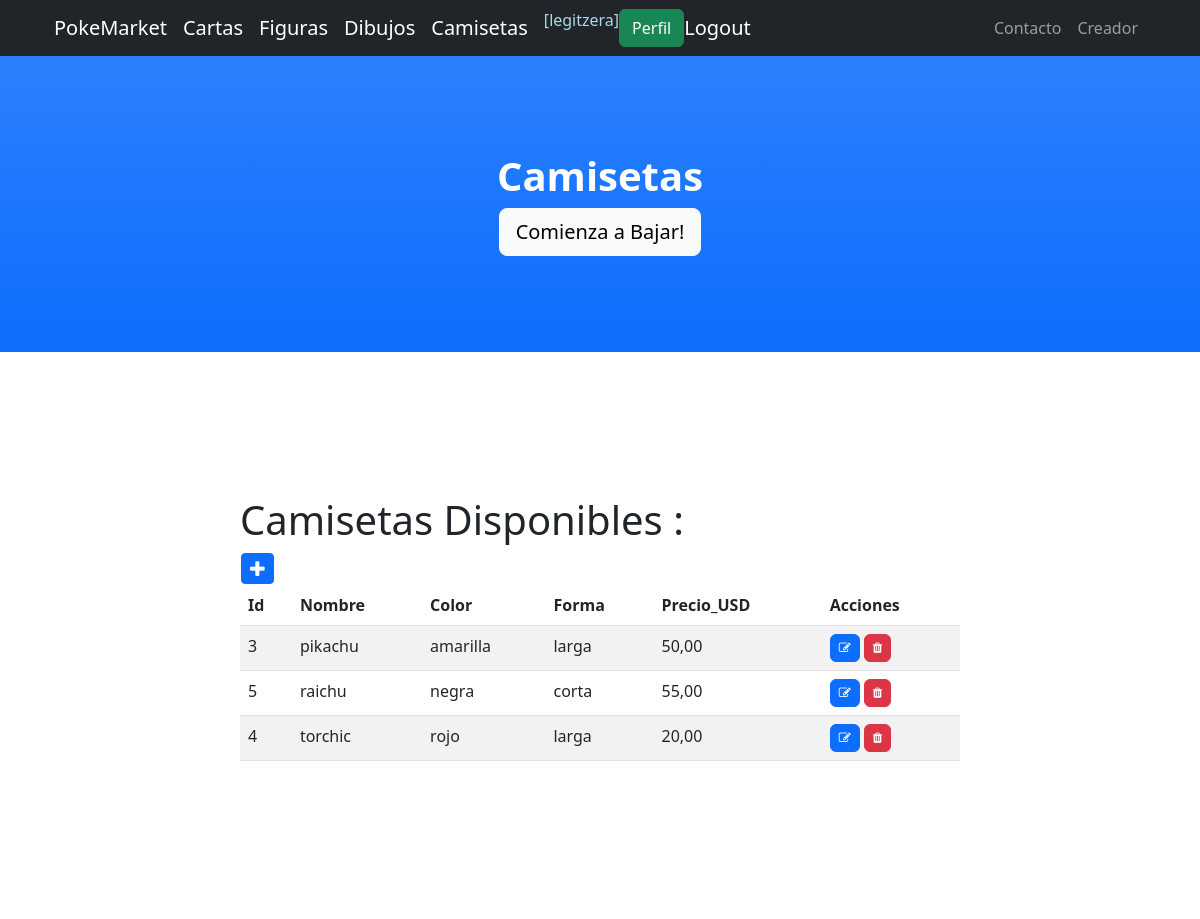
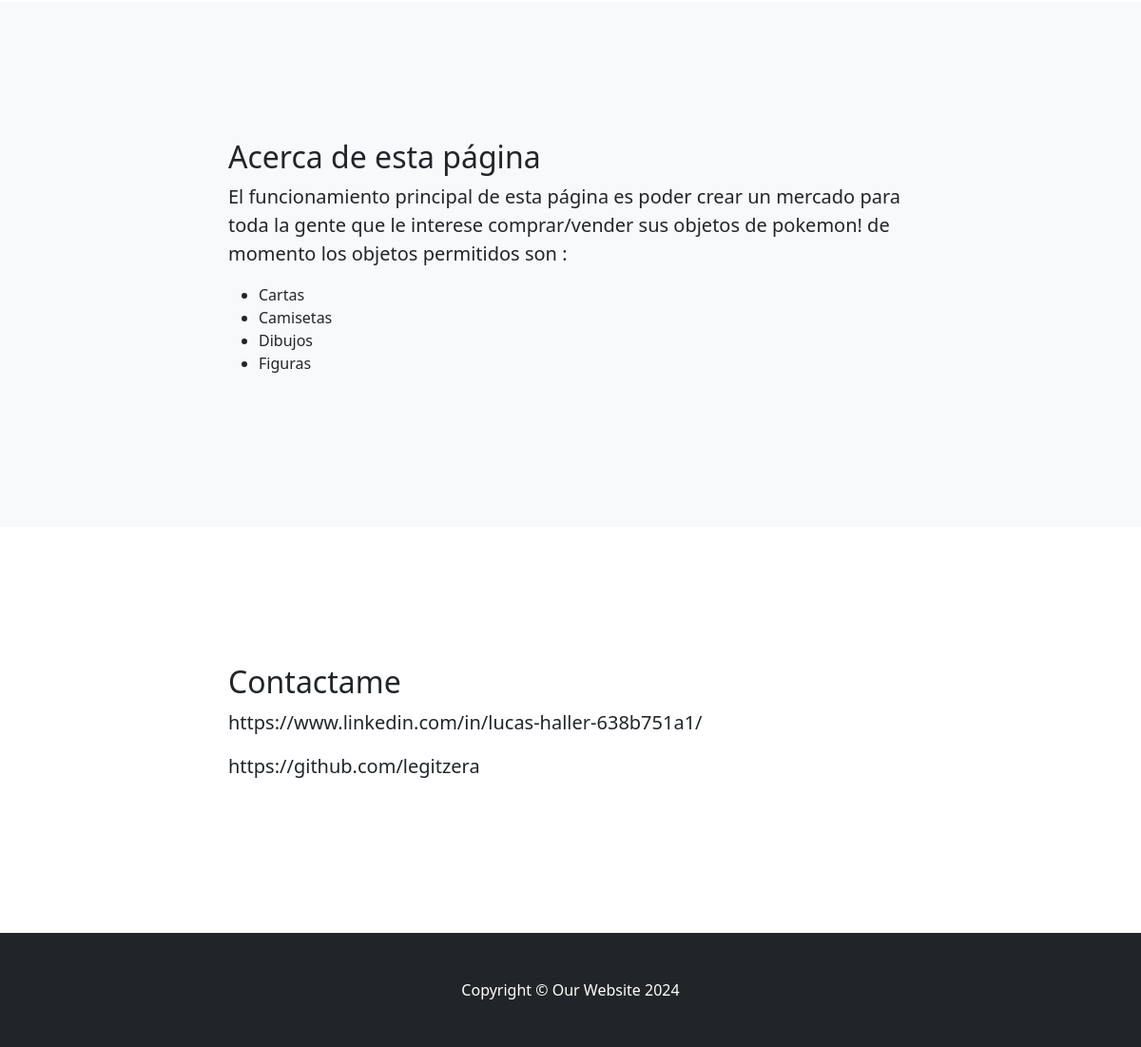
/camisetas/ (signed in), run on the app's committed database (2 pictures, top to bottom).
### miapp/models.py (models this page shows, shortened)
class Camiseta(models.Model):
    nombre = models.CharField(max_length=100)
    color = models.CharField(max_length=100)
    forma = models.CharField(max_length=100)
    precio_USD = models.DecimalField(max_digits=10, decimal_places=2, default=0)

### miapp/views.py (the view)
# urls.py: path('camisetas/', camisetas, name="camisetas"),
@login_required
def camisetas (request):
    contexto = {'camisetas' : Camiseta.objects.all().order_by("nombre")}
    return render(request, "miapp/camisetas.html", contexto)

### miapp/templates/miapp/camisetas.html (shortened to what this page needs)
{% extends "miapp/index.html" %}
{% block titulo %}
 <h1 class="fw-bolder">Camisetas</h1>
 <a class="btn btn-lg btn-light" href="#about">Comienza a Bajar!</a>
{% endblock titulo %}
{% block contenido %}
 <h1> Camisetas Disponibles : </h1>
 <table>
<tr>
    <td>
        <a
        href="{% url 'camiseta_create' %}"
        class="btn btn-primary btn-sm"
        ><i class="fa fa-plus fa-lg" title="Crear"></i>
        </a>
    </td>
 </table>
 <table class="table table-striped">
    <thead>
        <tr>
            <th> Id </th>
            <th> Nombre </th>
            <th> Color </th>
            <th> Forma </th>
            <th> Precio_USD </th>
            <th> Acciones </th>
        </tr>
    </thead>
    <tbody>
    {% for c in camisetas %}
        <tr>
            <td>{{ c.id }}</td>
            <td>{{ c.nombre }}</td>
            <td>{{ c.color }}</td>
            <td>{{ c.forma }}</td>
            <td>{{ c.precio_USD }}</td>
            <td>
                <a
                  href="{% url 'camiseta_update' c.id %}"
                  class="btn btn-primary"
                  style="--bs-btn-padding-y: .25rem; --bs-btn-padding-x: .5rem; --bs-btn-font-size: .75rem;"
                  ><i class="fa fa-edit fa-sm" title="Edit Record"></i>
                </a>
                <a
                  href="{% url 'camiseta_delete' c.id %}"
                  class="btn btn-danger"
                  style="--bs-btn-padding-y: .25rem; --bs-btn-padding-x: .5rem; --bs-btn-font-size: .75rem;"
                  ><i class="fa fa-trash fa-sm" title="Delete Record"></i>
                </a>
            </td>
        </tr>
    {% endfor %}
    </tbody>
 </table>
{% endblock contenido %}

### miapp/templates/miapp/index.html (shortened to what this page needs)
<!DOCTYPE html>
<html lang="en">
    <head>
        {% load static %}
        <link href="{% static 'css/styles.css' %}" rel="stylesheet" />
        <link rel="stylesheet" href="https://cdnjs.cloudflare.com/ajax/libs/font-awesome/4.7.0/css/font-awesome.min.css">
    </head>
    <body id="page-top">
        <nav class="navbar navbar-expand-lg navbar-dark bg-dark fixed-top" id="mainNav">
            <div class="container px-4">
                <a class="navbar-brand" href="{% url 'home' %}">PokeMarket</a>
                {% if user.is_authenticated %}
                <a class="navbar-brand" href="{% url 'cartas' %}">Cartas</a>
                <a class="navbar-brand" href="{% url 'figuras' %}">Figuras</a>
                <a class="navbar-brand" href="{% url 'dibujos' %}">Dibujos</a>
                <a class="navbar-brand" href="{% url 'camisetas' %}">Camisetas</a>
                <p style="color:lightblue">[{{user.username}}]</p>
                <a class="btn btn-success" href="{% url 'perfil' %}">Perfil</a>
                <a class="navbar-brand" href="{% url 'logout' %}">Logout</a>
                {% else %}
                <a class="btn btn-primary" href="{% url 'login' %}">Login</a>
                <a class="btn btn-success" href="{% url 'registrar' %}">Registrarse</a>
                {% endif %}
                <div class="collapse navbar-collapse" id="navbarResponsive">
                    <ul class="navbar-nav ms-auto">
                        <li class="nav-item"><a class="nav-link" href="#contact">Contacto</a></li>
                        <li class="nav-item"><a class="nav-link" href="{% url 'creador' %}">Creador</a></li>
                    </ul>
                </div>
            </div>
        </nav>
        <header class="bg-primary bg-gradient text-white">
            <div class="container px-4 text-center">
        {% block titulo %}{% endblock titulo %}
            </div>
        </header>
        <section id="about">
            <div class="container px-4">
                <div class="row gx-4 justify-content-center">
                    <div class="col-lg-8">
                        {% block contenido %}
                        {% endblock contenido %}
                    </div>
                </div>
            </div>
        </section>
        <section class="bg-light" id="services">
            <div class="container px-4">
                <div class="row gx-4 justify-content-center">
                    <div class="col-lg-8">
                        <h2>Acerca de esta página</h2>
                        <p class="lead">El funcionamiento principal de esta página es poder crear un mercado para toda la gente que le interese comprar/vender sus objetos de pokemon! de momento los objetos permitidos son :</p>
                        <ul>
                            <li>Cartas</li>
                            <li>Camisetas</li>
                            <li>Dibujos</li>
                            <li>Figuras</li>
                        </ul>
                    </div>
                </div>
            </div>
        </section>
        <section id="contact">
            <div class="container px-4">
                <div class="row gx-4 justify-content-center">
                    <div class="col-lg-8">
                        <h2>Contactame</h2>
                        <p class="lead">https://www.linkedin.com/in/lucas-haller-638b751a1/
                        </p>
                        <p class="lead"> https://github.com/legitzera
                        </p>
                    </div>
                </div>
            </div>
        </section>
        <footer class="py-5 bg-dark">
            <div class="container px-4"><p class="m-0 text-center text-white">Copyright &copy; Our Website 2024</p></div>
        </footer>
    </body>
</html>

### data on the page
Camiseta: id "3", nombre "pikachu", color "amarilla", forma "larga", precio_USD "50,00"
Camiseta: id "5", nombre "raichu", color "negra", forma "corta", precio_USD "55,00"
Camiseta: id "4", nombre "torchic", color "rojo", forma "larga", precio_USD "20,00"

### other printed values
{{ user.username }} "legitzera"
